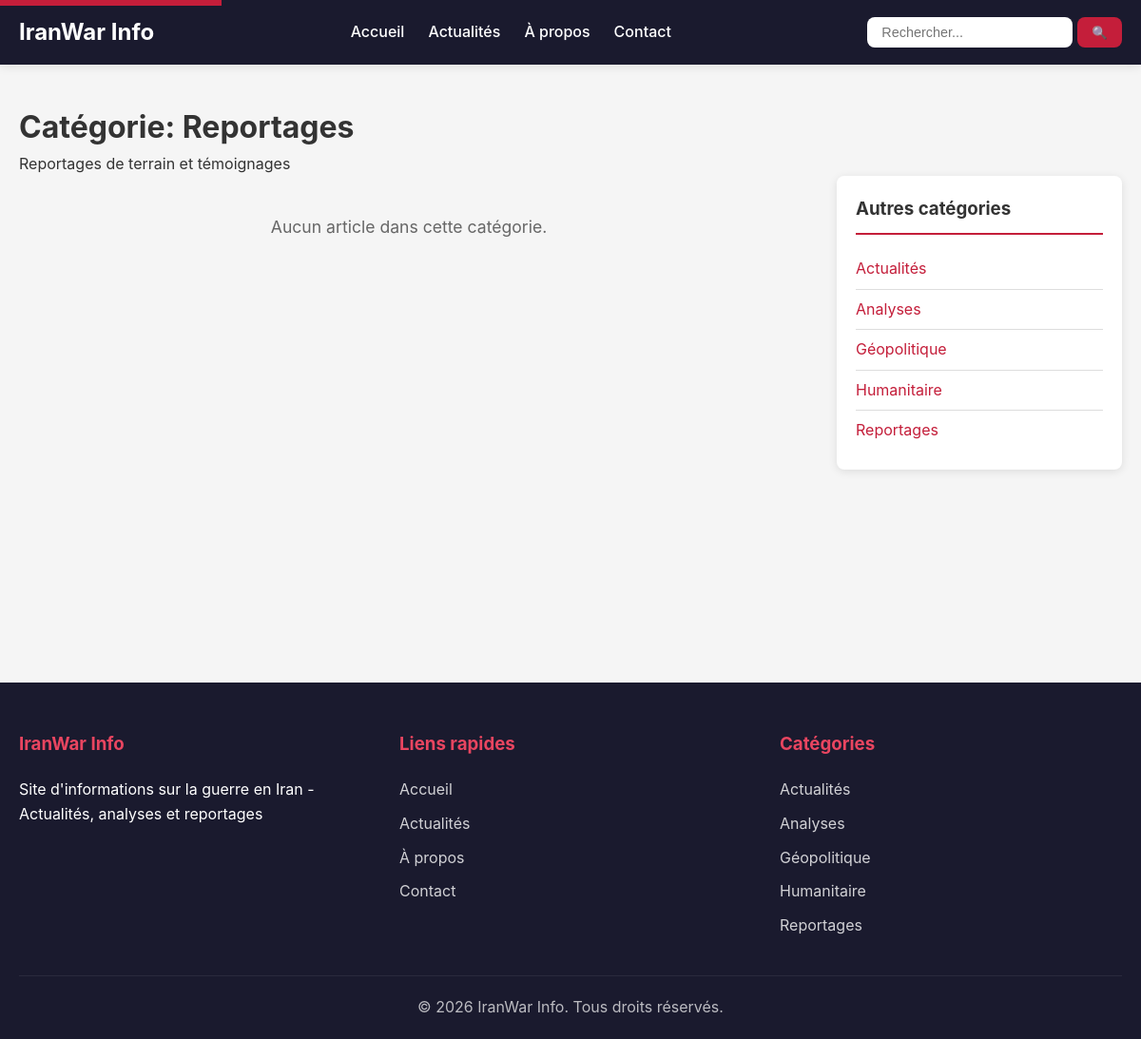
The page /categorie/reportages_3.html on the database as committed earlier.
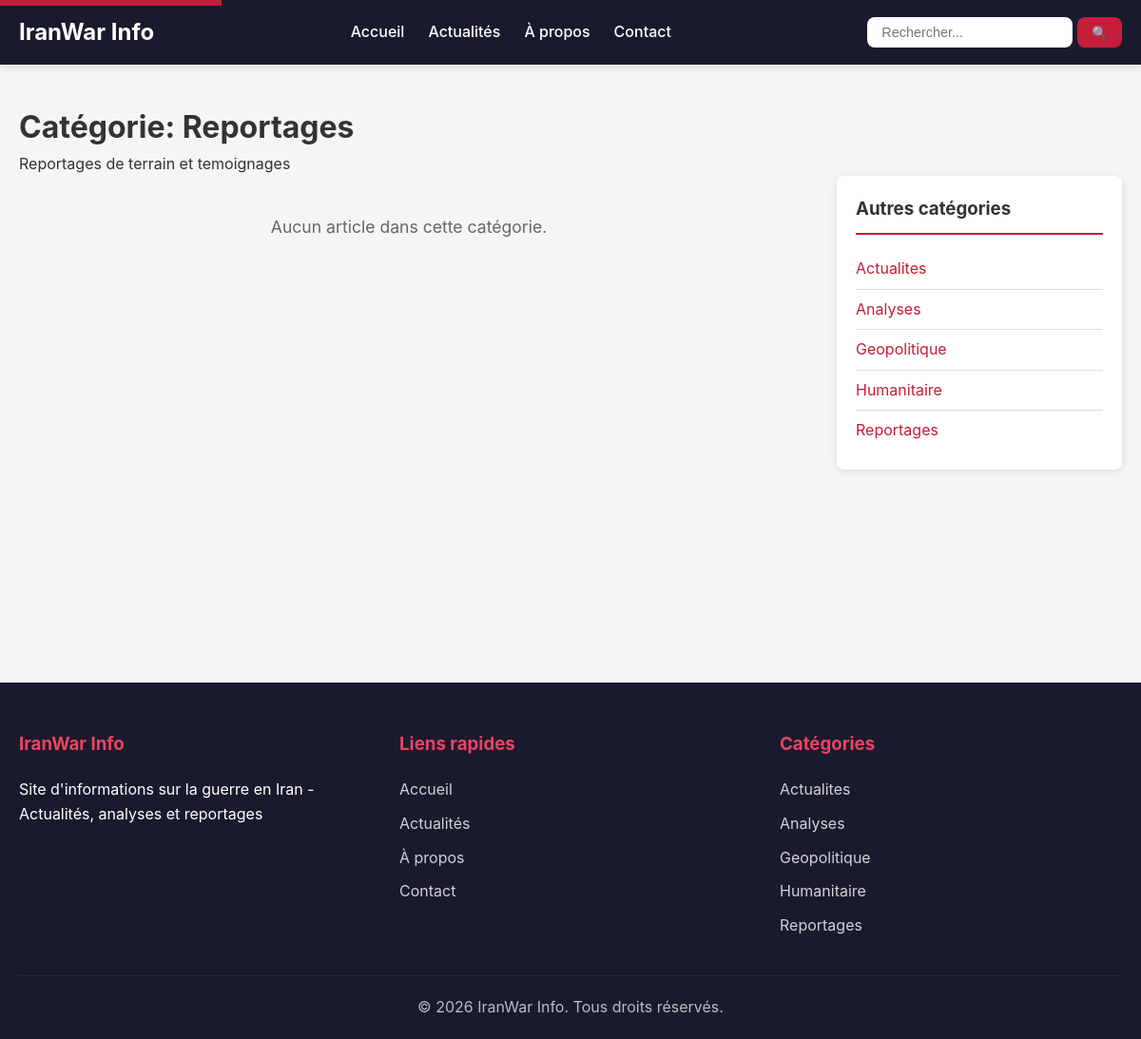
The same page on the database as committed later.
### tables this page shows
CREATE TABLE categories (
    id INT UNSIGNED AUTO_INCREMENT PRIMARY KEY,
    libelle VARCHAR(100) NOT NULL COMMENT 'Nom de la catégorie',
    description TEXT DEFAULT NULL
);

### core/Controller.php (called while the page is built, shortened)
<?php
abstract class Controller
{
    protected array $data = [];
    protected function render(string $viewName, array $data = []): void
    {
        $this->data = array_merge($this->data, $data);
        $this->data['content'] = $viewName;
        extract($this->data);
        require_once VIEWS_PATH . 'layouts/main.php';
    }
    protected function model(string $modelName): object
    {
        $modelFile = MODELS_PATH . $modelName . '.php';
        if (file_exists($modelFile)) {
            return new $modelName();
        }
        throw new Exception("Modèle '{$modelName}' non trouvé");
    }
}

### app/controllers/ArticlesController.php (called while the page is built, shortened)
<?php
class ArticlesController extends Controller
{
    private Article $articleModel;
    private Category $categoryModel;
    public function __construct()
    {
        $this->articleModel = $this->model('Article');
        $this->categoryModel = $this->model('Category');
    }
    public function category(string $id = ''): void
    {
        $categoryId = (int) $id;
        $category = $this->categoryModel->findById($categoryId);
        $articles = $this->articleModel->getByCategory($category['id']);
        $data = [
            'pageTitle' => $category['libelle'] . ' - ' . SITE_NAME,
            'metaDescription' => 'Articles de la catégorie ' . $category['libelle'],
            'category' => $category,
            'articles' => $articles,
            'categories' => $this->categoryModel->getActive()
        ];
        $this->render('articles/category', $data);
    }
}

### index.php (called while the page is built, shortened)
<?php
require_once ROOT_PATH . '/core/Autoloader.php';
$app = new App();
$app->run();

### core/Autoloader.php (called while the page is built, shortened)
<?php
class Autoloader
{
    public static function autoload(string $className): void
    {
        $paths = [
            ROOT_PATH . '/core/' . $className . '.php',
            ROOT_PATH . '/app/controllers/' . $className . '.php',
            ROOT_PATH . '/app/models/' . $className . '.php',
            ROOT_PATH . '/config/' . $className . '.php',
        ];
        foreach ($paths as $path) {
            if (file_exists($path)) {
                return;
            }
        }
    }
}

### core/UrlHelper.php (called while the page is built, shortened)
<?php
class UrlHelper
{
    public static function slugify(string $text): string
    {
        $text = mb_strtolower($text, 'UTF-8');
        $text = self::removeAccents($text);
        $text = preg_replace('/[^a-z0-9]+/', '-', $text);
        $text = trim($text, '-');
        return $text;
    }
    public static function removeAccents(string $text): string
    {
        $accents = [
            'à' => 'a', 'á' => 'a', 'â' => 'a', 'ã' => 'a', 'ä' => 'a', 'å' => 'a',
            'ç' => 'c',
            'è' => 'e', 'é' => 'e', 'ê' => 'e', 'ë' => 'e',
            'ì' => 'i', 'í' => 'i', 'î' => 'i', 'ï' => 'i',
            'ñ' => 'n',
            'ò' => 'o', 'ó' => 'o', 'ô' => 'o', 'õ' => 'o', 'ö' => 'o',
            'ù' => 'u', 'ú' => 'u', 'û' => 'u', 'ü' => 'u',
            'ý' => 'y', 'ÿ' => 'y',
            'œ' => 'oe', 'æ' => 'ae'
        ];
        return strtr($text, $accents);
    }
    public static function categoryUrl(array $category): string
    {
        $slug = self::slugify($category['libelle']);
        $id = $category['id'];
        return SITE_URL . "/categorie/{$slug}_{$id}.html";
    }
    public static function homeUrl(): string
    {
        return SITE_URL;
    }
}

### config/database.php (called while the page is built, shortened)
<?php
class Database
{
    private static ?PDO $instance = null;
    public static function getInstance(): PDO
    {
        if (self::$instance === null) {
            try {
                $dsn = "mysql:host=" . DB_HOST . ";dbname=" . DB_NAME . ";charset=" . DB_CHARSET;
                $options = [
                    PDO::ATTR_ERRMODE => PDO::ERRMODE_EXCEPTION,
                    PDO::ATTR_DEFAULT_FETCH_MODE => PDO::FETCH_ASSOC,
                    PDO::ATTR_EMULATE_PREPARES => false,
                ];
                self::$instance = new PDO($dsn, DB_USER, DB_PASS, $options);
            } catch (PDOException $e) {
                if (DEBUG_MODE) {
                    die("Erreur de connexion : " . $e->getMessage());
                } else {
                    die("Erreur de connexion à la base de données.");
                }
            }
        }
        return self::$instance;
    }
}

### core/Model.php (called while the page is built, shortened)
<?php
abstract class Model
{
    public function __construct()
    {
        require_once ROOT_PATH . '/config/database.php';
        $this->db = Database::getInstance();
    }
}

### app/models/Category.php (called while the page is built, shortened)
<?php
class Category extends Model
{
    protected string $table = 'categories';
    public function getActive(): array
    {
        $sql = "SELECT * FROM {$this->table} ORDER BY libelle ASC";
        $stmt = $this->db->query($sql);
        return $stmt->fetchAll();
    }
    public function findById(int $id): ?array
    {
        $sql = "SELECT * FROM {$this->table} WHERE id = :id";
        $stmt = $this->db->prepare($sql);
        $stmt->execute(['id' => $id]);
        $result = $stmt->fetch();
        return $result ?: null;
    }
}

### app/models/Article.php (called while the page is built, shortened)
<?php
class Article extends Model
{
    protected string $table = 'articles';
    public function getByCategory(int $categoryId, int $limit = 10): array
    {
        $sql = "SELECT a.*, c.libelle as category_name, u.name as author_name,
                       m.url as image_url, m.alt_text as image_alt
                FROM {$this->table} a
                LEFT JOIN categories c ON a.category_id = c.id
                LEFT JOIN users u ON a.author_id = u.id
                LEFT JOIN media m ON a.id = m.article_id
                WHERE a.category_id = :category_id
                AND a.published_at IS NOT NULL
                ORDER BY a.published_at DESC
                LIMIT :limit";
        $stmt = $this->db->prepare($sql);
        $stmt->bindValue(':category_id', $categoryId, PDO::PARAM_INT);
        $stmt->bindValue(':limit', $limit, PDO::PARAM_INT);
        $stmt->execute();
        return $stmt->fetchAll();
    }
}

### app/views/articles/category.php (the view)
<div class="category-page">
    <h1>Catégorie: <?= htmlspecialchars($category['libelle']) ?></h1>
    <?php if (!empty($category['description'])): ?>
        <p class="category-description"><?= htmlspecialchars($category['description']) ?></p>
    <?php endif; ?>
    <div class="articles-layout">
        <div class="articles-list">
            <?php if (!empty($articles)): ?>
                <?php foreach ($articles as $article): ?>
                    <?php $articleUrl = UrlHelper::articleUrl($article, $category); ?>
                    <article class="article-item <?= !empty($article['image_url']) ? 'has-image' : '' ?>">
                        <div class="article-body">
                            <h2>
                                <a href="<?= $articleUrl ?>">
                                    <?= htmlspecialchars($article['title'] ?? '') ?>
                                </a>
                            </h2>
                            <?php if (!empty($article['category_name'])): ?>
                                <span class="article-category"><?= htmlspecialchars($article['category_name']) ?></span>
                            <?php endif; ?>
                            <p class="article-excerpt">
                                <?= substr(strip_tags($article['content'] ?? ''), 0, 200) ?>...
                            </p>
                            <div class="article-meta">
                                <span class="date">📅 <?= date('d/m/Y H:i', strtotime($article['published_at'] ?? $article['created_at'])) ?></span>
                                <span class="views">👁 <?= $article['views'] ?? 0 ?> vues</span>
                            </div>
                            <a href="<?= $articleUrl ?>" class="read-more">
                                Lire la suite →
                            </a>
                        </div>
                        <?php if (!empty($article['image_url'])): ?>
                            <div class="article-thumbnail">
                                <a href="<?= $articleUrl ?>">
                                    <img src="<?= SITE_URL ?>/public/<?= htmlspecialchars($article['image_url']) ?>"
                                         alt="<?= htmlspecialchars($article['image_alt'] ?? $article['title']) ?>"
                                         loading="lazy"
                                         decoding="async">
                                </a>
                            </div>
                        <?php endif; ?>
                    </article>
                <?php endforeach; ?>
            <?php else: ?>
                <p class="no-articles">Aucun article dans cette catégorie.</p>
            <?php endif; ?>
        </div>
        <aside class="sidebar">
            <div class="widget">
                <h3>Autres catégories</h3>
                <ul class="categories-widget">
                    <?php foreach ($categories as $cat): ?>
                        <li class="<?= $cat['id'] === $category['id'] ? 'active' : '' ?>">
                            <a href="<?= UrlHelper::categoryUrl($cat) ?>">
                                <?= htmlspecialchars($cat['libelle']) ?>
                            </a>
                        </li>
                    <?php endforeach; ?>
                </ul>
            </div>
        </aside>
    </div>
</div>

### app/views/layouts/main.php (shortened to what the changed rows need)
<!DOCTYPE html>
<html lang="fr">
<head>
    <link rel="preload" href="<?= SITE_URL ?>/public/css/style.min.css?v=<?= filemtime(ROOT_PATH . '/public/css/style.min.css') ?>" as="style" onload="this.onload=null;this.rel='stylesheet'">
</head>
<body>
    <header class="header">
        <div class="container">
            <div class="header-content">
                <a href="<?= UrlHelper::homeUrl() ?>" class="logo">
                    <h1><?= SITE_NAME ?></h1>
                </a>
            </div>
        </div>
    </header>
    <main class="main-content" id="main-content">
        <div class="container">
            <?php
            if (isset($content)) {
                $viewFile = VIEWS_PATH . $content . '.php';
                if (file_exists($viewFile)) {
                    include $viewFile;
                }
            }
            ?>
        </div>
    </main>
    <footer class="footer" role="contentinfo">
        <div class="container">
            <div class="footer-content">
                <div class="footer-section">
                    <ul>
                        <?php if (isset($categories)): ?>
                            <?php foreach ($categories as $cat): ?>
                                <li><a href="<?= UrlHelper::categoryUrl($cat) ?>"><?= htmlspecialchars($cat['libelle']) ?></a></li>
                            <?php endforeach; ?>
                        <?php endif; ?>
                    </ul>
                </div>
            </div>
        </div>
    </footer>
</body>
</html>

Rows that differ between the two databases and show on the page:
changed categories "Reportages": description "Reportages de terrain et témoignages" → "Reportages de terrain et temoignages"
changed categories: libelle "Actualités" → "Actualites"
changed categories: libelle "Géopolitique" → "Geopolitique"
